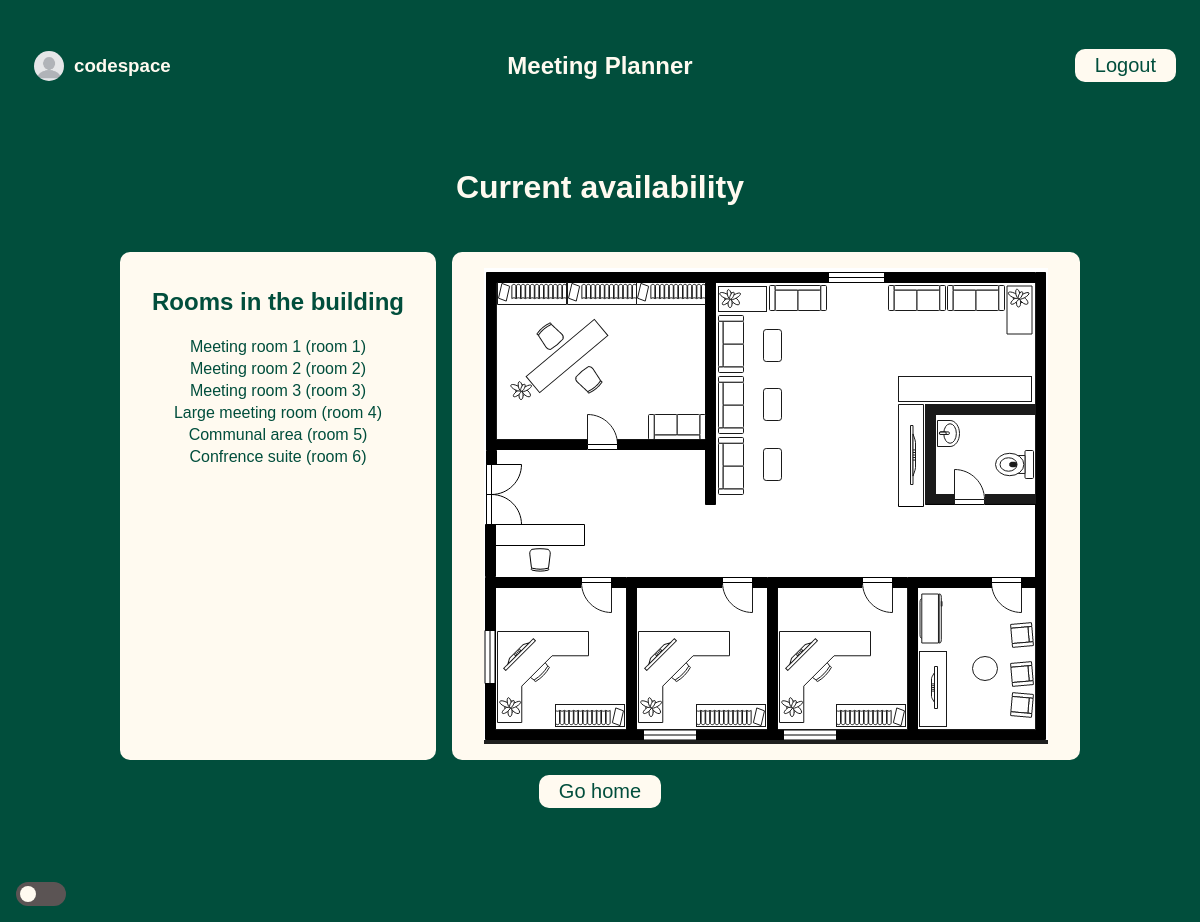
The page /meetings/rooms (signed in) on the database as committed earlier.
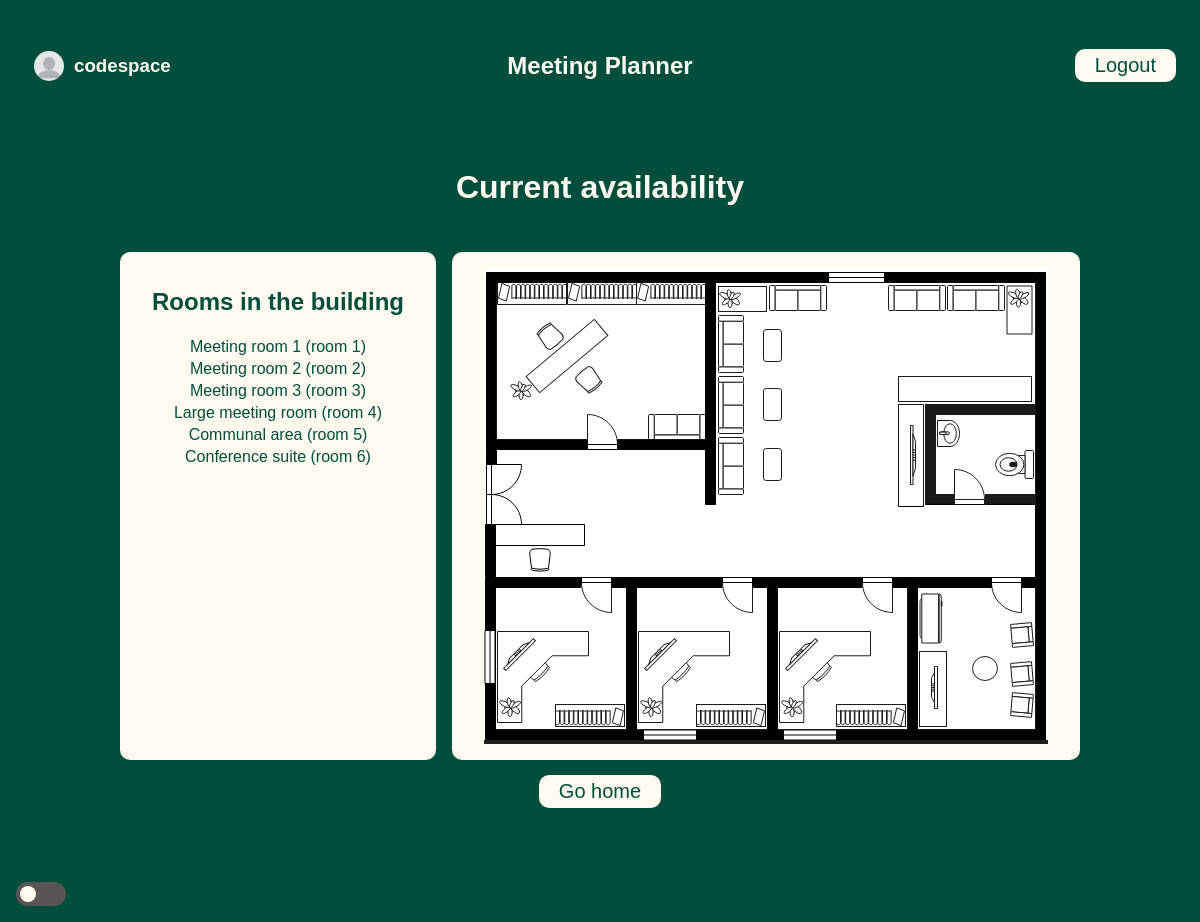
The same page on the database as committed later.
### meetings/models.py (models this page shows)
class Room(models.Model):
    name = models.CharField(max_length=50)
    floor = models.IntegerField()
    room_number = models.IntegerField()
    def __str__(self):
        return f"{self.name} (room  {self.room_number})"

### meetings/views.py (the view)
# urls.py: path("rooms", views.rooms_list, name="rooms"),
@login_required
def rooms_list(request):
    return render(request, "meetings/rooms.html", {"rooms": Room.objects.all()})

### templates/meetings/rooms.html (shortened to what this page needs)
{% extends "base.html" %}
{% load static %}
{% block extra_scripts %}
<link rel="stylesheet" href="{% static 'website/rooms.css' %}">
{% endblock %}
{% block content%}
<h1>Current availability</h1>
<div class="card">
    <div class="item rooms">
        <h2>Rooms in the building</h2>
        {% for room in rooms %}
        <p>{{room}}</p>
        {% endfor %}
    </div>
    <div class="item floorplan">
        <img src="{% static 'website/floorplan.png' %}" id="floorplan" alt="Flooplan" width="564" height="476">
    </div>
</div>
<p class="actions"><a href="{% url 'welcome' %}">Go home</a></p>
{%endblock%}

Rows that differ between the two databases and show on the page:
changed Room: name+room_number "Confrence suite (room 6)" → "Conference suite (room 6)"
